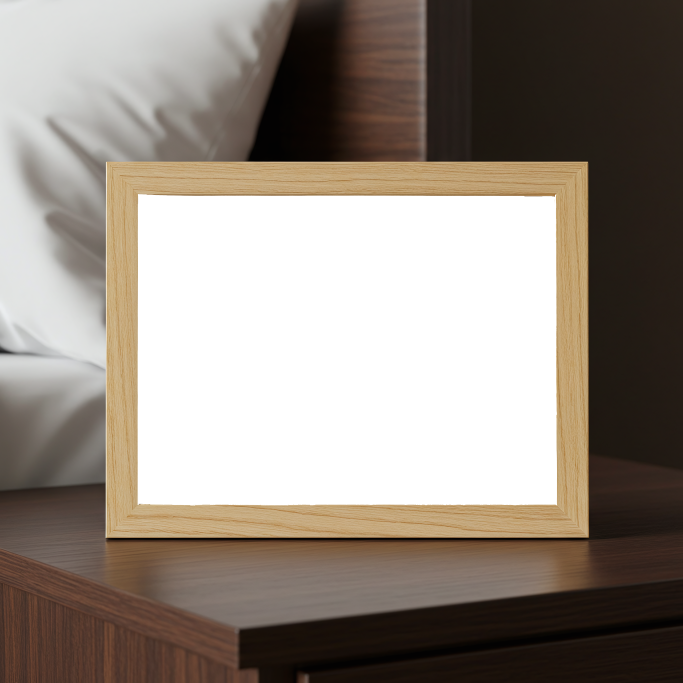
#> input picture mockups_landscape/mock4.png, 2048 x 2048 px (shown at 1/3 size)
$ python -i wall_art_mocks.py   (imports and definitions only)
#> lines starting #> are read from the running program, lines starting #| are printed output that depends on the picture
import warnings
from PIL import Image, ImageDraw, ImageFont

# [1 line not run here, left out]
Image.MAX_IMAGE_PIXELS = None

import os
import cv2
import numpy as np
from pathlib import Path
from PIL import Image, ImageDraw, ImageFont

#############################
# IMAGE MOCKUP FUNCTIONS
#############################


# [208 lines left out: functions find_transparent_region, alpha_composite, place_image_in_mockup, alpha_composite, create_video_mockup, not called in this run]


def create_square_text_mockup(input_img_path, output_path):
    """
    Creates a 1:1 square mockup of the input image with text overlay.
    Final canvas size is 2048x2048 pixels.
    Adds "DIGITAL VEIL" (underlined) and "Vintage Art Collection" at the bottom.
    Text has a black bevel/shadow effect for readability.
    """
#> called with input_img_path = 'mockups_landscape/mock4.png', output_path = 'out.png'
    # Load the input image
    img = Image.open(input_img_path)
#> img is the input picture: PIL image 2048x2048 RGBA; mean R, G, B, A 77.2, 67.4, 58, 184.2

    # Crop to square (from center)
    width, height = img.size
#> width = 2048; height = 2048
    if width > height:
        left = (width - height) // 2
        right = left + height
        img = img.crop((left, 0, right, height))
    elif height > width:
        top = (height - width) // 2
        bottom = top + width
        img = img.crop((0, top, width, bottom))

    # Resize to 2048x2048
    img = img.resize((2048, 2048), Image.LANCZOS)

    # Create a drawing context
    draw = ImageDraw.Draw(img)

    # Load fonts
    try:
        main_font_size = 150
        secondary_font_size = 80
        font_main = ImageFont.truetype("./fonts/Clattering.ttf", main_font_size)
        font_secondary = ImageFont.truetype(
            "./fonts/Clattering.ttf", secondary_font_size
        )
    except Exception as e:
        print("Error loading font, using default font.", e)
        font_main = ImageFont.load_default()
        font_secondary = ImageFont.load_default()

    # Text to display
    main_text = "Digital Veil"
    secondary_text = "Vintage Art Collection"

    # Calculate text dimensions
    main_bbox = draw.textbbox((0, 0), main_text, font=font_main)
#> main_bbox = (0, 26, 801, 171)
    main_text_width = main_bbox[2] - main_bbox[0]
#> main_text_width = 801
    main_text_height = main_bbox[3] - main_bbox[1]
#> main_text_height = 145

    sec_bbox = draw.textbbox((0, 0), secondary_text, font=font_secondary)
#> sec_bbox = (0, 14, 872, 92)
    sec_text_width = sec_bbox[2] - sec_bbox[0]
#> sec_text_width = 872
    sec_text_height = sec_bbox[3] - sec_bbox[1]
#> sec_text_height = 78

    # Calculate positions
    img_width = 2048
    img_height = 2048

    main_x = (img_width - main_text_width) // 2
#> main_x = 623
    main_y = img_height - main_text_height - sec_text_height - 70  # 70px from bottom
#> main_y = 1755

    # Underline offset - increase this value to move the underline down
    underline_offset = 15  # Increased from 5

    sec_x = (img_width - sec_text_width) // 2
#> sec_x = 588
    sec_y = (
        main_y + main_text_height + underline_offset + 10
    )  # Adjusted to account for underline position
#> sec_y = 1925

    # Draw text shadow/bevel effect for main text (offset by 2px)
    shadow_offset = 2
    draw.text(
        (main_x + shadow_offset, main_y + shadow_offset),
        main_text,
        font=font_main,
        fill=(0, 0, 0),
    )

    # Draw main text
    draw.text((main_x, main_y), main_text, font=font_main, fill=(255, 255, 255))

    # Draw underline for main text with shadow effect
    line_y = main_y + main_text_height + underline_offset
#> line_y = 1915
    line_thickness = 3
    draw.line(
        [
            (main_x + shadow_offset, line_y + shadow_offset),
            (main_x + main_text_width + shadow_offset, line_y + shadow_offset),
        ],
        fill=(0, 0, 0),
        width=line_thickness,
    )
    draw.line(
        [(main_x, line_y), (main_x + main_text_width, line_y)],
        fill=(255, 255, 255),
        width=line_thickness,
    )

    # Draw text shadow/bevel effect for secondary text
    draw.text(
        (sec_x + shadow_offset, sec_y + shadow_offset),
        secondary_text,
        font=font_secondary,
        fill=(0, 0, 0),
    )

    # Draw secondary text
    draw.text((sec_x, sec_y), secondary_text, font=font_secondary, fill=(255, 255, 255))

    # Save the result
    img.save(output_path)
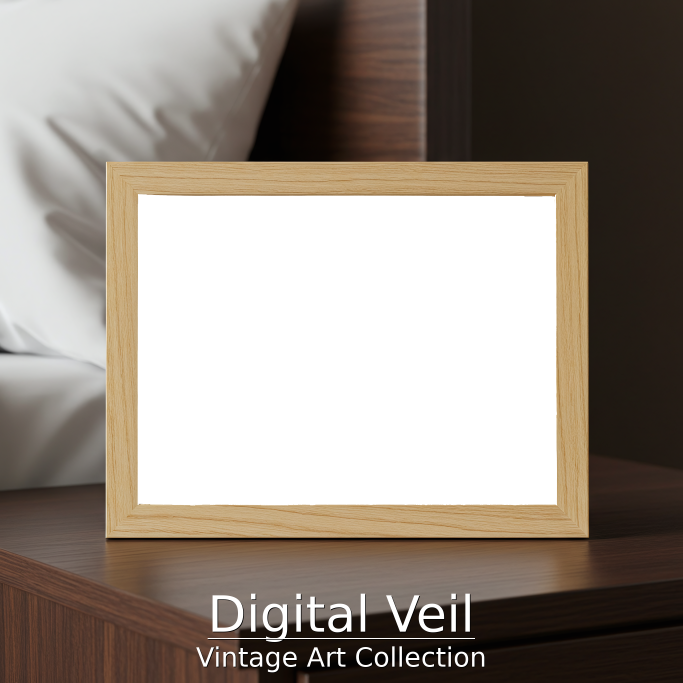
#> saved as out.png: PIL image 2048x2048 RGBA (shown at 1/3 size); mean R, G, B, A 79.1, 69.4, 60, 184.2; transparent parts drawn white
    print(f"Created square text mockup: {output_path} (2048x2048)")
    return True


#############################
# MAIN PROCESSING
#############################


# [91 lines left out: function process_all_mockups, not called in this run]


# [2 lines not run here, left out]

>>> result = create_square_text_mockup('mockups_landscape/mock4.png', 'out.png')
